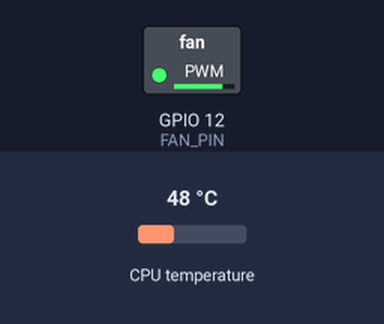
A program run on a simulated Raspberry Pi (BCM pin numbers). Shown: switched loads named in the program (green lamp = pin HIGH). The inputs (shaded band) are chosen by the test bench; at power-on: CPU temperature 48 °C.

Above: at 1.2 s.
1.3 s: CPU temperature set to 31 °C
At 2.3 s:
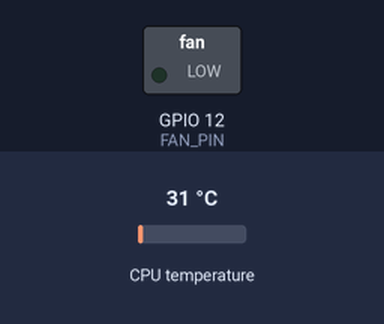
Timing chart, 0 to 4.3 s (numbered marks = the images above; inputs shaded):
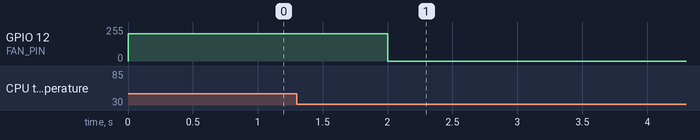

Measured:
- after the input at 1.3 s, GPIO 12 (FAN_PIN): 204/255 → 0/255 after 0.70 s

The program:

fan_control.py
```python
# Import required libraries
import RPi.GPIO as GPIO  # For controlling Raspberry Pi GPIO pins
import time  # For adding delays in the loop

# Configuration constants
# GPIO12 is being used for PWM fan control
FAN_PIN = 12
# Fan will turn on at full speed when temperature reaches 50°C
TEMP_HIGH = 50.0
# Fan will run at 50% when temperature is between 42°C and 50°C
TEMP_MEDIUM = 45.0
# Fan will stop completely when temperature drops below 42°C
TEMP_OFF = 42.0
# PWM frequency in Hz - determines how many times per second the signal switches
PWM_FREQ = 25


def setup():
    """
    Initialize GPIO settings and PWM
    Returns: PWM object for controlling the fan
    """
    GPIO.setmode(GPIO.BCM)  # Use Broadcom pin-numbering scheme
    GPIO.setup(FAN_PIN, GPIO.OUT)  # Set pin as output
    return GPIO.PWM(FAN_PIN, PWM_FREQ)  # Create PWM instance


def get_cpu_temp():
    """
    Read CPU temperature from system file
    Returns: CPU temperature in Celsius
    """
    # Read temperature from Raspberry Pi's thermal zone
    with open("/sys/class/thermal/thermal_zone0/temp", "r") as f:
        # Convert temperature from millidegrees to degrees Celsius
        return float(f.read()) / 1000


def calculate_pwm_duty(temp, is_running):
    """
    Calculate PWM duty cycle based on temperature with hysteresis
    Returns: (PWM duty cycle percentage (0-100), new running state)
    """
    if temp >= TEMP_HIGH:
        return 100, True
    elif temp >= TEMP_MEDIUM:
        # Calculate proportional speed between 50% and 100%
        temp_range = TEMP_HIGH - TEMP_MEDIUM
        temp_offset = temp - TEMP_MEDIUM
        return (50 + (temp_offset / temp_range) * 50), True
    elif temp <= TEMP_OFF:
        return 0, False
    else:
        # Between TEMP_OFF and TEMP_MEDIUM, maintain previous state
        return (50 if is_running else 0), is_running


def main():
    """
    Main program loop: monitors temperature and controls fan
    """
    try:
        fan = setup()
        fan.start(0)
        is_running = False  # Track fan state

        while True:
            temp = get_cpu_temp()
            duty_cycle, is_running = calculate_pwm_duty(temp, is_running)
            fan.ChangeDutyCycle(duty_cycle)
            time.sleep(2)

    except KeyboardInterrupt:
        print("\nStopping fan control")
    finally:
        fan.stop()
        GPIO.cleanup()


# Run the main function if this script is executed directly
if __name__ == "__main__":
    main()
```
